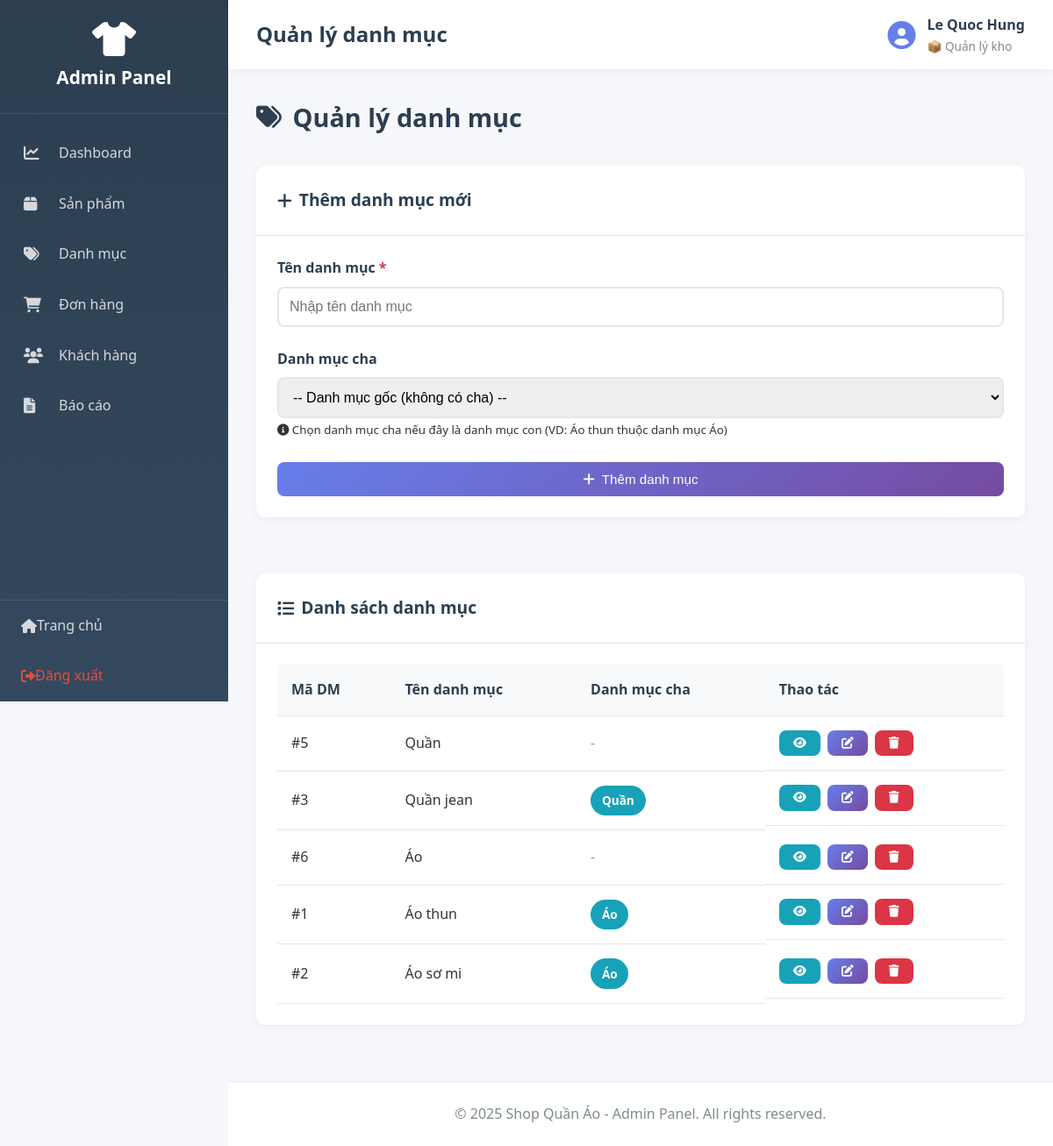
Screenshot of /admin/index.php?action=categories (signed in) with the database file from the repository.
### tables this page shows
CREATE TABLE `nhanvien` (
  `MaNV` int(11) NOT NULL,
  `HoTen` varchar(100) DEFAULT NULL,
  `TenDangNhap` varchar(50) DEFAULT NULL,
  `MatKhau` varchar(255) DEFAULT NULL,
  `Email` varchar(100) DEFAULT NULL,
  `SoDienThoai` varchar(15) DEFAULT NULL,
  `MaVaiTro` int(11) DEFAULT NULL,
  `TrangThai` varchar(20) DEFAULT 'active'
);

CREATE TABLE `vaitro` (
  `MaVaiTro` int(11) NOT NULL,
  `TenVaiTro` varchar(50) DEFAULT NULL,
  `QuyenHan` enum('ToanQuyen','NhapXuat','XemBanHang') DEFAULT NULL
);

CREATE TABLE `danhmuc` (
  `MaDM` int(11) NOT NULL,
  `TenDM` varchar(100) DEFAULT NULL,
  `MaDM_Cha` int(11) DEFAULT NULL
);

### app/controllers/AdminController.php (called while the page is built, shortened)
<?php
require_once __DIR__ . '/../../core/Controller.php';
class AdminController extends Controller {
    public function categories() {
        $categoryModel = $this->model('Category');
        $categories = $categoryModel->getAllCategories();
        $parentCategories = $categoryModel->getParentCategories();
        $data = [
            'page_title' => 'Quản lý danh mục',
            'categories' => $categories,
            'parentCategories' => $parentCategories
        ];
        $this->view('admin/categories', $data);
    }
}
?>

### core/Model.php (called while the page is built, shortened)
<?php
class Model {
    protected $db;
    public function __construct() {
        $this->db = $this->connectDB();
    }
    private function connectDB() {
        $conn = new mysqli(DB_HOST, DB_USER, DB_PASS, DB_NAME);
        $conn->set_charset("utf8mb4");
        return $conn;
    }
    public function query($sql) {
        return $this->db->query($sql);
    }
}
?>

### app/models/Admin.php (called while the page is built, shortened)
<?php
require_once __DIR__ . '/../../core/Model.php';
class Admin extends Model {
    public function isLoggedIn() {
        return isset($_SESSION['admin_id']) && isset($_SESSION['admin_role']);
    }
    public function getCurrentAdmin() {
        $adminId = intval($_SESSION['admin_id']);
        $sql = "SELECT nv.*, vt.TenVaiTro, vt.QuyenHan
                FROM nhanvien nv
                LEFT JOIN vaitro vt ON nv.MaVaiTro = vt.MaVaiTro
                WHERE nv.MaNV = {$adminId}";
        $result = $this->query($sql);
        if ($result && $result->num_rows > 0) {
            return $result->fetch_assoc();
        }
        return null;
    }
}
?>

### app/models/Category.php (called while the page is built, shortened)
<?php
require_once __DIR__ . '/../../core/Model.php';
class Category extends Model {
    public function getAllCategories() {
        $sql = "SELECT dm.*, dm_cha.TenDM as TenDMCha
                FROM danhmuc dm
                LEFT JOIN danhmuc dm_cha ON dm.MaDM_Cha = dm_cha.MaDM
                ORDER BY
                    COALESCE(dm.MaDM_Cha, dm.MaDM) ASC,
                    CASE WHEN dm.MaDM_Cha IS NULL THEN 0 ELSE 1 END ASC,
                    dm.MaDM ASC";
        $result = $this->query($sql);
        if ($result) {
            return $result->fetch_all(MYSQLI_ASSOC);
        }
        return [];
    }
}
?>

### app/views/admin/categories.php (the view, shortened to what this page needs)
<?php require_once __DIR__ . '/../layouts/admin_header.php'; ?>
<div class="page-header">
    <h2><i class="fas fa-tags"></i> Quản lý danh mục</h2>
</div>
<div class="admin-grid">
    <div class="admin-card">
        <div class="card-header">
            <h3><i class="fas fa-plus"></i> Thêm danh mục mới</h3>
        </div>
        <div class="card-body">
            <form method="POST" action="" class="admin-form">
                <div class="form-group">
                    <label for="ten_dm">Tên danh mục <span class="required">*</span></label>
                    <input type="text"
                           id="ten_dm"
                           name="ten_dm"
                           class="form-control"
                           placeholder="Nhập tên danh mục"
                           required>
                </div>
                <div class="form-group">
                    <label for="ma_dm_cha">Danh mục cha</label>
                    <select id="ma_dm_cha" name="ma_dm_cha" class="form-control">
                        <option value="">-- Danh mục gốc (không có cha) --</option>
                    </select>
                    <small class="form-hint">
                        <i class="fas fa-info-circle"></i>
                        Chọn danh mục cha nếu đây là danh mục con (VD: Áo thun thuộc danh mục Áo)
                    </small>
                </div>
                <button type="submit" name="add_category" class="btn btn-primary btn-block">
                    <i class="fas fa-plus"></i> Thêm danh mục
                </button>
            </form>
        </div>
    </div>
    <div class="admin-card">
        <div class="card-header">
            <h3><i class="fas fa-list"></i> Danh sách danh mục</h3>
        </div>
        <div class="card-body">
            <?php if (!empty($categories)): ?>
            <table class="data-table">
                <thead>
                    <tr>
                        <th>Mã DM</th>
                        <th>Tên danh mục</th>
                        <th>Danh mục cha</th>
                        <th>Thao tác</th>
                    </tr>
                </thead>
                <tbody>
                    <?php foreach ($categories as $category): ?>
                    <tr id="cat-<?php echo $category['MaDM']; ?>">
                        <td>#<?php echo $category['MaDM']; ?></td>
                        <td>
                            <span class="cat-name">
                                <?php echo htmlspecialchars($category['TenDM']); ?>
                            </span>
                        </td>
                        <td>
                            <span class="cat-parent">
                                <?php if ($category['TenDMCha']): ?>
                                    <span class="badge badge-info"><?php echo htmlspecialchars($category['TenDMCha']); ?></span>
                                <?php else: ?>
                                    <span style="color: #999;">-</span>
                                <?php endif; ?>
                            </span>
                        </td>
                        <td class="actions">
                            <a href="../public/index.php?category=<?php echo $category['MaDM']; ?>"
                               class="btn btn-sm btn-info"
                               title="Xem sản phẩm"
                               target="_blank">
                                <i class="fas fa-eye"></i>
                            </a>
                            <button onclick="editCategory(<?php echo $category['MaDM']; ?>)"
                                    class="btn btn-sm btn-primary btn-edit"
                                    title="Sửa">
                                <i class="fas fa-edit"></i>
                            </button>
                            <a href="index.php?action=categories&delete=<?php echo $category['MaDM']; ?>"
                               class="btn btn-sm btn-danger btn-delete"
                               title="Xóa"
                               onclick="return confirm('Bạn có chắc muốn xóa danh mục này?')">
                                <i class="fas fa-trash"></i>
                            </a>
                        </td>
                    </tr>
                    <?php endforeach; ?>
                </tbody>
            </table>
            <?php else: ?>
            <p class="text-center text-muted">Chưa có danh mục nào</p>
            <?php endif; ?>
        </div>
    </div>
</div>
<?php require_once __DIR__ . '/../layouts/admin_footer.php'; ?>

### app/views/layouts/admin_header.php (shortened to what this page needs)
<!DOCTYPE html>
<html lang="vi">
<head>
    <link rel="stylesheet" href="../public/css/admin.css">
    <link rel="stylesheet" href="https://cdnjs.cloudflare.com/ajax/libs/font-awesome/6.0.0/css/all.min.css">
</head>
<body class="admin-panel">
    <?php
    require_once __DIR__ . '/../../models/Admin.php';
    $adminModel = new Admin();
    $currentAdmin = $adminModel->getCurrentAdmin();
    ?>
    <aside class="admin-sidebar">
        <div class="sidebar-header">
            <i class="fas fa-tshirt"></i>
            <h2>Admin Panel</h2>
        </div>
        <nav class="sidebar-nav">
            <a href="index.php?action=dashboard" class="nav-item">
                <i class="fas fa-chart-line"></i>
                <span>Dashboard</span>
            </a>
            <a href="index.php?action=products" class="nav-item">
                <i class="fas fa-box"></i>
                <span>Sản phẩm</span>
            </a>
            <a href="index.php?action=categories" class="nav-item">
                <i class="fas fa-tags"></i>
                <span>Danh mục</span>
            </a>
            <a href="index.php?action=orders" class="nav-item">
                <i class="fas fa-shopping-cart"></i>
                <span>Đơn hàng</span>
            </a>
            <a href="index.php?action=customers" class="nav-item">
                <i class="fas fa-users"></i>
                <span>Khách hàng</span>
            </a>
            <a href="index.php?action=reports" class="nav-item">
                <i class="fas fa-file-alt"></i>
                <span>Báo cáo</span>
            </a>
        </nav>
        <div class="sidebar-footer">
            <a href="../public/index.php" class="nav-item">
                <i class="fas fa-home"></i>
                <span>Trang chủ</span>
            </a>
            <a href="index.php?action=logout" class="nav-item logout">
                <i class="fas fa-sign-out-alt"></i>
                <span>Đăng xuất</span>
            </a>
        </div>
    </aside>
    <div class="admin-main">
        <header class="admin-topbar">
            <div class="topbar-left">
                <h1><?php echo $page_title ?? 'Admin Panel'; ?></h1>
            </div>
            <div class="topbar-right">
                <div class="admin-info">
                    <i class="fas fa-user-circle fa-2x"></i>
                    <div>
                        <strong><?php echo $currentAdmin['HoTen'] ?? 'Admin'; ?></strong>
                        <small>
                            <?php
                            $roleName = $currentAdmin['TenVaiTro'] ?? $_SESSION['admin_role'] ?? 'Nhân viên';
                            $permission = $currentAdmin['QuyenHan'] ?? $_SESSION['admin_permission'] ?? '';
                            $roleIcons = [
                                'ToanQuyen' => '👑',
                                'NhapXuat' => '📦',
                                'XemBanHang' => '👤'
                            ];
                            echo ($roleIcons[$permission] ?? '👤') . ' ' . htmlspecialchars($roleName);
                            ?>
                        </small>
                    </div>
                </div>
            </div>
        </header>
        <main class="admin-content">

### public/css/admin.css (style rules this page uses)
* { margin: 0; padding: 0; box-sizing: border-box; }
body { font-family: 'Segoe UI', Tahoma, Geneva, Verdana, sans-serif; line-height: 1.6; color: #333; background-color: #f5f7fa; }
.admin-panel { display: flex; min-height: 100vh; }
.admin-sidebar { width: 260px; background: linear-gradient(180deg, #2c3e50 0%, #34495e 100%); color: white; position: fixed; height: 100vh; overflow-y: auto; z-index: 1000; }
.sidebar-header { padding: 1.5rem; text-align: center; border-bottom: 1px solid rgba(255,255,255,0.1); }
.sidebar-header i { font-size: 2.5rem; margin-bottom: 0.5rem; }
.sidebar-header h2 { font-size: 1.3rem; margin: 0; }
.sidebar-nav { padding: 1rem 0; }
.sidebar-nav .nav-item { display: flex; align-items: center; padding: 1rem 1.5rem; color: rgba(255,255,255,0.8); text-decoration: none; transition: all 0.3s; border-left: 3px solid transparent; }
.sidebar-nav .nav-item i { width: 24px; margin-right: 1rem; font-size: 1.1rem; }
.sidebar-footer { position: absolute; bottom: 0; width: 100%; border-top: 1px solid rgba(255,255,255,0.1); }
.sidebar-footer .nav-item { display: flex; align-items: center; padding: 1rem 1.5rem; color: rgba(255,255,255,0.8); text-decoration: none; transition: all 0.3s; }
.sidebar-footer .nav-item.logout { color: #e74c3c; }
.admin-main { margin-left: 260px; flex: 1; display: flex; flex-direction: column; min-height: 100vh; }
.admin-topbar { background: white; padding: 1rem 2rem; box-shadow: 0 2px 10px rgba(0,0,0,0.05); display: flex; justify-content: space-between; align-items: center; }
.topbar-left h1 { font-size: 1.5rem; color: #2c3e50; margin: 0; }
.topbar-right { display: flex; align-items: center; gap: 1.5rem; }
.admin-info { display: flex; align-items: center; gap: 0.8rem; }
.admin-info i { color: #667eea; }
.admin-info strong { display: block; color: #2c3e50; }
.admin-info small { display: block; color: #7f8c8d; font-size: 0.85rem; }
.admin-content { flex: 1; padding: 2rem; }
.page-header { display: flex; justify-content: space-between; align-items: center; margin-bottom: 2rem; }
.page-header h2 { font-size: 1.8rem; color: #2c3e50; display: flex; align-items: center; gap: 0.8rem; }
.admin-card { background: white; border-radius: 10px; box-shadow: 0 2px 10px rgba(0,0,0,0.05); margin-bottom: 2rem; }
.admin-card .card-header { padding: 1.5rem; border-bottom: 1px solid #e1e8ed; display: flex; justify-content: space-between; align-items: center; }
.admin-card .card-header h3 { margin: 0; font-size: 1.2rem; color: #2c3e50; display: flex; align-items: center; gap: 0.5rem; }
.admin-card .card-body { padding: 1.5rem; }
.admin-grid { display: grid; grid-template-columns: repeat(auto-fit, minmax(450px, 1fr)); gap: 2rem; }
.data-table { width: 100%; border-collapse: collapse; }
.data-table thead { background: #f8f9fa; }
.data-table th, .data-table td { padding: 1rem; text-align: left; border-bottom: 1px solid #e1e8ed; }
.data-table th { font-weight: 600; color: #2c3e50; }
.data-table .actions { display: flex; gap: 0.5rem; }
.btn { display: inline-flex; align-items: center; gap: 0.5rem; padding: 0.7rem 1.3rem; border: none; border-radius: 8px; font-size: 0.95rem; font-weight: 500; cursor: pointer; text-decoration: none; transition: all 0.3s; }
.btn-primary { background: linear-gradient(135deg, #667eea 0%, #764ba2 100%); color: white; }
.btn-danger { background-color: #dc3545; color: white; }
.btn-info { background-color: #17a2b8; color: white; }
.btn-sm { padding: 0.5rem 1rem; font-size: 0.85rem; }
.btn-block { width: 100%; justify-content: center; }
.admin-form .form-group { margin-bottom: 1.5rem; }
.admin-form label { display: block; margin-bottom: 0.5rem; font-weight: 600; color: #2c3e50; }
.admin-form .required { color: #dc3545; }
.admin-form .form-control { width: 100%; padding: 0.75rem; border: 2px solid #e1e8ed; border-radius: 8px; font-size: 1rem; transition: all 0.3s; }
.badge { display: inline-block; padding: 0.4rem 0.8rem; border-radius: 20px; font-size: 0.85rem; font-weight: 600; }
.badge-info { background-color: #17a2b8; color: white; }

### rows the page displays
nhanvien: HoTen "Le Quoc Hung", MaVaiTro.QuyenHan "📦", MaVaiTro.TenVaiTro "Quản lý kho"
danhmuc: MaDM "5", TenDM "Quần"
danhmuc: MaDM "3", TenDM "Quần jean", MaDM_Cha.TenDM "Quần"
danhmuc: MaDM "6", TenDM "Áo"
danhmuc: MaDM "1", TenDM "Áo thun", MaDM_Cha.TenDM "Áo"
danhmuc: MaDM "2", TenDM "Áo sơ mi", MaDM_Cha.TenDM "Áo"

### other values shown
$page_title "Quản lý danh mục"
